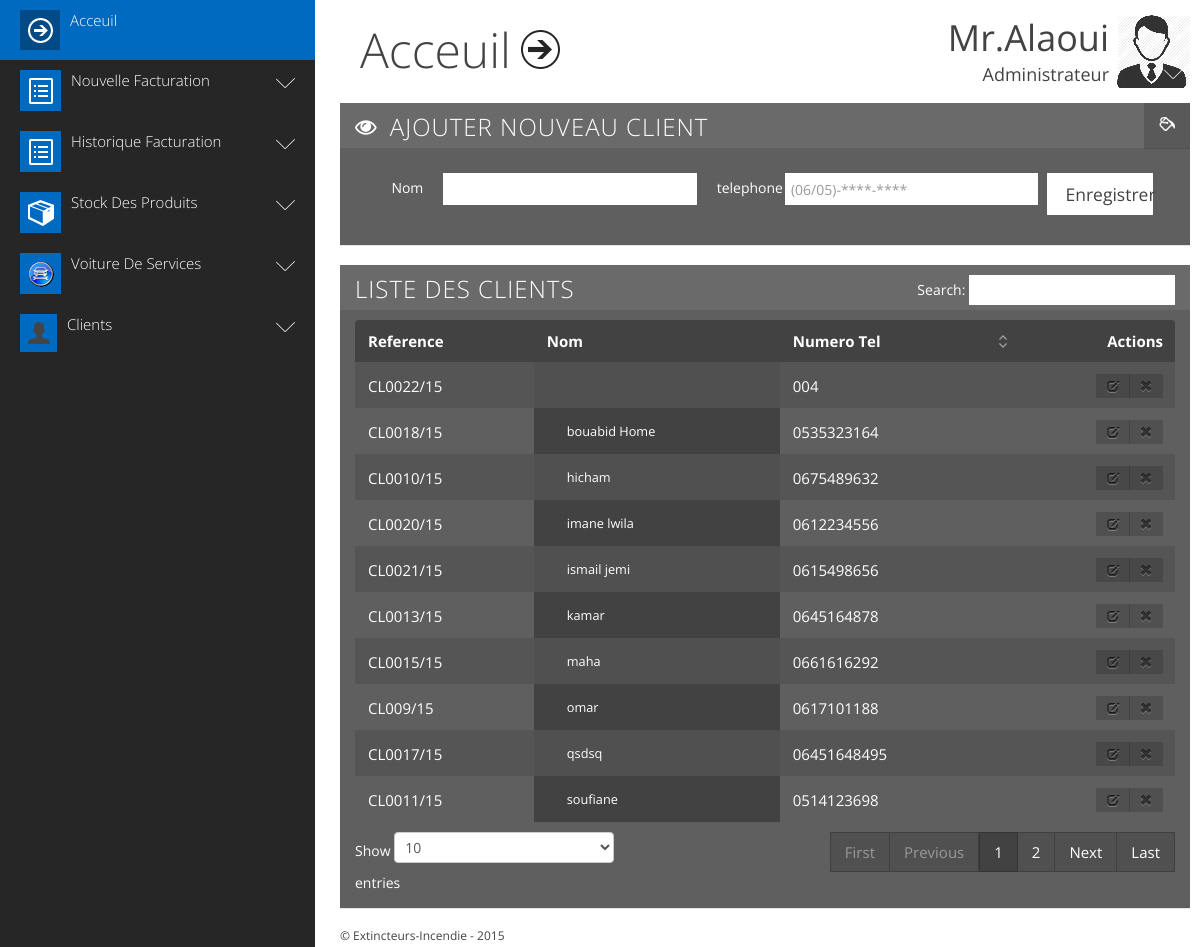
Screenshot of /extincteur/AjouterClients.php (signed in) with the database file from the repository.
### tables this page shows
CREATE TABLE IF NOT EXISTS `clients` (
  `id` int(11) NOT NULL AUTO_INCREMENT,
  `nom` varchar(20) NOT NULL,
  `tel` text NOT NULL,
  PRIMARY KEY (`id`)
);

### extincteur/AjouterClients.php (the view, shortened to what this page needs)
<?php
	 if(!isset($_SESSION['login']) or $_SESSION['login']==''){
		header("location:index.php");
	}else{
$req1="select * from clients";
$rs1=mysql_query($req1) or die(mysql_error());
?>
<!DOCTYPE html>
<html class="sidebar_default  no-js" lang="en">
<head>
<link href="css/twitter/bootstrap.css" rel="stylesheet">
<link href="css/base.css" rel="stylesheet">
<link href="css/twitter/responsive.css" rel="stylesheet">
<link href="css/jquery-ui-1.8.23.custom.css" rel="stylesheet">
</head>
<body>
<?php  include("sidebar.php")?>
<div id="main">
  <div class="container">
    <div class="header row-fluid">
      <div class="logo"> <a href="pan.php"><span>Acceuil</span><span class="icon"></span></a> </div>
      <div class="top_right">
        <ul class="nav nav_menu">
          <li class="dropdown"> <a class="dropdown-toggle administrator" id="dLabel" role="button" data-toggle="dropdown" data-target="#" href="/page.html">
            <div class="title"><span class="name">Mr.Alaoui</span><span class="subtitle">Administrateur</span></div>
            <span class="icon"><img src="img/thumbnail_george.jpg"></span></a>
          </li>
        </ul>
      </div>
    </div>
    <div id="main_container">
	 <div class="row-fluid">
	 <div class="box paint color_0">
            <div class="title">
              <h4> <i class="icon-eye-open"></i> <span>Ajouter Nouveau Client</span> </h4>
            </div>
			<div class="content cursor ">
              <form name="formIns" class="form-horizontal" method="post" action="">
                <div class="form-row control-group row-fluid ">
                  <label class="control-label span1" for="mask-phone">Nom <span class="help-block"></span> </label>
                  <div class="controls span4">
                    <input id="mask-phone" type="text" tabindex="3" name="nom" placeholder="" class="row-fluid">
                  </div>
				   <label class="control-label span1" for="mask-phone">telephone <span class="help-block"></span> </label>
                  <div class="controls span4">
                    <input id="mask-phone" type="number" tabindex="3" name="tel" onblur="verifTel()" placeholder="(06/05)-****-****" class="row-fluid">
                  </div>
                  <button type="submit" style="    margin-left: 1%;
    width: 13%;" class="btn btn-inverse btn-large" rel="tooltip" data-placement="top" name="ok" data-original-title="">Enregistrer</button>
                </div>
              </form>
            </div>
          </div>
				</div>
      <div class="row-fluid">
        <div class="box ">
          <div class="title">
            <h4> <span>Liste Des Clients <small></small></span> </h4>
          </div>
          <div class="content top">
            <table id="datatable_example" class="responsive table table-striped table-bordered" style="width:100%;margin-bottom:0; ">
              <thead>
                <tr>
                  <th class="to_hide_phone  no_sort">Reference</th>
                  <th class="to_hide_phone ue no_sort">Nom</th>
                  <th class="">Numero Tel</th>
                  <th class="ms no_sort ">Actions</th>
                </tr>
              </thead>
              <tbody>
			  <?php
			  while($serv=mysql_fetch_assoc($rs1)){
			  ?>
                <tr>
                  <td class="to_hide_phone"> CL00<?php echo $serv['id'] ?>/15</td>
                  <td class="to_hide_phone"><div class="row-fluid"><small>
                      <div class="span12"><?php echo $serv['nom'] ?></div>
                      </small></div>
                    <div class="row-fluid"><small>
                      <div class="span12"></div>
                      </small></div></td>
                  <td><?php echo $serv['tel'] ?></td>
                  <td class="ms"><div class="btn-group"> <a class="btn btn-small" href="ModifierClients.php?id=<?php echo $serv['id'] ?>" rel="tooltip" data-placement="left" data-original-title=" Modifier "><i class="gicon-edit"></i></a></i></a> <a class="btn  btn-small" href="AjouterClients.php?id=<?php echo $serv['id'] ?>" rel="tooltip" data-placement="bottom" data-original-title="Supprimer"><i class="gicon-remove "></i></a> </div></td>
                </tr>
			  <?php } ?>
                 </tbody>
            </table>
          </div>
        </div>
      </div>
     </div>
  </div>
  <div id="footer">
    <p> &copy; Extincteurs-Incendie - 2015 </p>
    </div>
</div>
</body>
</html>
	<?php } ?>

### extincteur/sideBar.php (shortened to what this page needs)
<div id="sidebar" class="Floating on Hover Menu">
  <div class="viewport ">
    <div class="overview collapse">
      <ul id="sidebar_menu" class="navbar nav nav-list container full">
        <li class="accordion-group color_10"> <a class="dashboard " href="pan.php"><img src="img/menu_icons/dashboard.png"><span>Acceuil</span></a> </li>
        <li class="accordion-group color_10"> <a class="accordion-toggle widgets collapsed " data-toggle="collapse" data-parent="#sidebar_menu" href="#collapse1"> <img src="img/menu_icons/forms.png"><span>Nouvelle Facturation</span></a>
        </li>
		<li class="accordion-group color_10"> <a class="accordion-toggle widgets collapsed " data-toggle="collapse" data-parent="#sidebar_menu" href="#collapse11"> <img src="img/menu_icons/forms.png"><span>Historique Facturation</span></a>
        </li>
        <li class="accordion-group color_10"> <a class="accordion-toggle widgets collapsed" data-toggle="collapse" data-parent="#sidebar_menu" href="#collapse2"> <img src="img/menu_icons/widgets.png"><span>Stock Des Produits</span></a>
        </li>
		<li class="accordion-group color_10"> <a class="accordion-toggle widgets collapsed" data-toggle="collapse" data-parent="#sidebar_menu" href="#collapse22"> <img src="img/menu_icons/maps.png"><span>Voiture De Services</span></a>
        </li>
		<li class="accordion-group color_10"> <a class="accordion-toggle widgets collapsed" data-toggle="collapse" data-parent="#sidebar_menu" href="#collapse33"> <img src="img/menu_icons/profile.png"><span>Clients</span></a>
        </li>
    </div>
  </div>
</div>

### extincteur/css/twitter/responsive.css (style rules this page uses)
@media (min-width: 1200px) { [class*="span"] { float:left;min-height:1px;padding-left:20px } }
@media (min-width: 1200px) { .container,.navbar-static-top .container,.navbar-fixed-top .container,.navbar-fixed-bottom .container { width:840px } }
@media (min-width: 1200px) { .span12 { width:840px } }
@media (min-width: 1200px) { .span4 { width:280px } }
@media (min-width: 1200px) { .span1 { width:70px } }
@media (min-width: 1200px) { .row-fluid:not(.fluid) { width:100%;*zoom:1 } }
@media (min-width: 1200px) { .row-fluid:not(.fluid):before,.row-fluid:not(.fluid):after { display:table;content:"";line-height:0 } }
@media (min-width: 1200px) { .row-fluid:not(.fluid):after { clear:both } }
@media (min-width: 1200px) { .row-fluid:not(.fluid)>[class*="span"] { display:block;width:100%;min-height:30px;-webkit-box-sizing:border-box;-moz-box-sizing:border-box;box-sizing:border-box;float:left;margin-left:0%;*margin-left:-0.06944%;padding-left:20px } }
@media (min-width: 1200px) { .row-fluid:not(.fluid)>[class*="span"]:first-child { margin-left:0;padding-left:0 } }
@media (min-width: 1200px) { .row-fluid:not(.fluid) .span12 { width:100.0%;*width:99.93056% } }
@media (min-width: 1200px) { .row-fluid:not(.fluid) .span4 { width:33.33333%;*width:33.26389% } }
@media (min-width: 1200px) { .row-fluid:not(.fluid) .span1 { width:8.33333%;*width:8.26389% } }
@media (min-width: 1200px) { .row-fluid { *zoom:1 } }
@media (min-width: 1200px) { .row-fluid:before,.row-fluid:after { display:table;content:"";line-height:0 } }
@media (min-width: 1200px) { .row-fluid:after { clear:both } }
@media (min-width: 1200px) { .row-fluid>[class*="span"] { display:block;width:100%;min-height:30px;-webkit-box-sizing:border-box;-moz-box-sizing:border-box;box-sizing:border-box;float:left;margin-left:0%;*margin-left:-0.06944% } }
@media (min-width: 1200px) { .row-fluid>[class*="span"]:first-child { margin-left:0;padding-left:0 } }
@media (min-width: 1200px) { .row-fluid .span12 { width:100.0%;*width:99.93056% } }
@media (min-width: 1200px) { .row-fluid .span4 { width:33.33333%;*width:33.26389% } }
@media (min-width: 1200px) { .row-fluid .span1 { width:8.33333%;*width:8.26389% } }
@media (min-width: 1200px) { input,textarea,.uneditable-input { margin-left:0 } }
@media (min-width: 1200px) { .container { width:100% } }

### rows the page displays
clients: id "9", nom "omar", tel "0617101188"
clients: id "10", nom "hicham", tel "0675489632"
clients: id "11", nom "soufiane", tel "0514123698"
clients: id "13", nom "kamar", tel "0645164878"
clients: id "15", nom "maha", tel "0661616292"
clients: id "17", nom "qsdsq", tel "06451648495"
clients: id "18", nom "bouabid Home", tel "0535323164"
clients: id "20", nom "imane lwila", tel "0612234556"
clients: id "21", nom "ismail jemi", tel "0615498656"
clients: id "22", tel "004"
